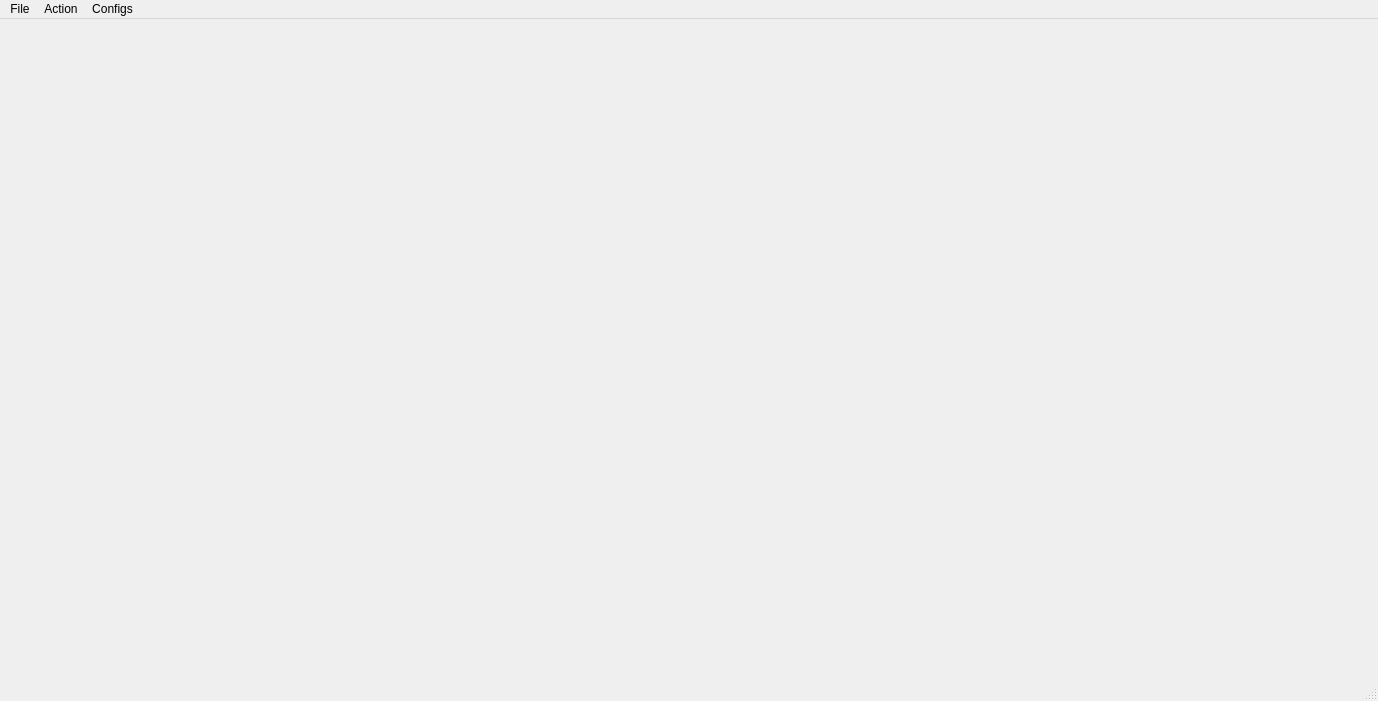
<?xml version="1.0" encoding="UTF-8"?>
<ui version="4.0">
 <class>Base</class>
 <widget class="QMainWindow" name="Base">
  <property name="geometry">
   <rect>
    <x>0</x>
    <y>0</y>
    <width>1378</width>
    <height>701</height>
   </rect>
  </property>
  <property name="windowTitle">
   <string>MainWindow</string>
  </property>
  <widget class="QWidget" name="centralwidget"/>
  <widget class="QMenuBar" name="menubar">
   <property name="geometry">
    <rect>
     <x>0</x>
     <y>0</y>
     <width>1378</width>
     <height>24</height>
    </rect>
   </property>
   <widget class="QMenu" name="menuFile">
    <property name="title">
     <string>File</string>
    </property>
    <addaction name="actionLoadSubFolders"/>
    <addaction name="actionAdd1Folder"/>
    <addaction name="actionDel1Folder"/>
    <addaction name="separator"/>
    <addaction name="actionSave"/>
    <addaction name="separator"/>
    <addaction name="actionOpenRemote"/>
   </widget>
   <widget class="QMenu" name="menuConfigs">
    <property name="title">
     <string>Configs</string>
    </property>
    <addaction name="actionWindow"/>
    <addaction name="separator"/>
    <addaction name="actionConfigSSH"/>
   </widget>
   <widget class="QMenu" name="menuAction">
    <property name="title">
     <string>Action</string>
    </property>
    <addaction name="actionGoTo"/>
    <addaction name="actionGoToName"/>
    <addaction name="separator"/>
   </widget>
   <addaction name="menuFile"/>
   <addaction name="menuAction"/>
   <addaction name="menuConfigs"/>
  </widget>
  <widget class="QStatusBar" name="statusbar"/>
  <action name="actionLoadSubFolders">
   <property name="text">
    <string>Load all...</string>
   </property>
  </action>
  <action name="actionAdd1Folder">
   <property name="text">
    <string>+ Add 1Folder</string>
   </property>
  </action>
  <action name="actionDel1Folder">
   <property name="text">
    <string>- Del 1Folder</string>
   </property>
  </action>
  <action name="actionSave">
   <property name="text">
    <string>Save...</string>
   </property>
  </action>
  <action name="actionGoTo">
   <property name="text">
    <string>GoTo Index</string>
   </property>
  </action>
  <action name="actionGoToName">
   <property name="text">
    <string>GoTo Name</string>
   </property>
  </action>
  <action name="actionOpenRemote">
   <property name="text">
    <string>Open remote</string>
   </property>
  </action>
  <action name="actionConfigSSH">
   <property name="text">
    <string>SSH</string>
   </property>
  </action>
  <action name="actionWindow">
   <property name="text">
    <string>Window</string>
   </property>
  </action>
 </widget>
 <resources/>
 <connections/>
</ui>
